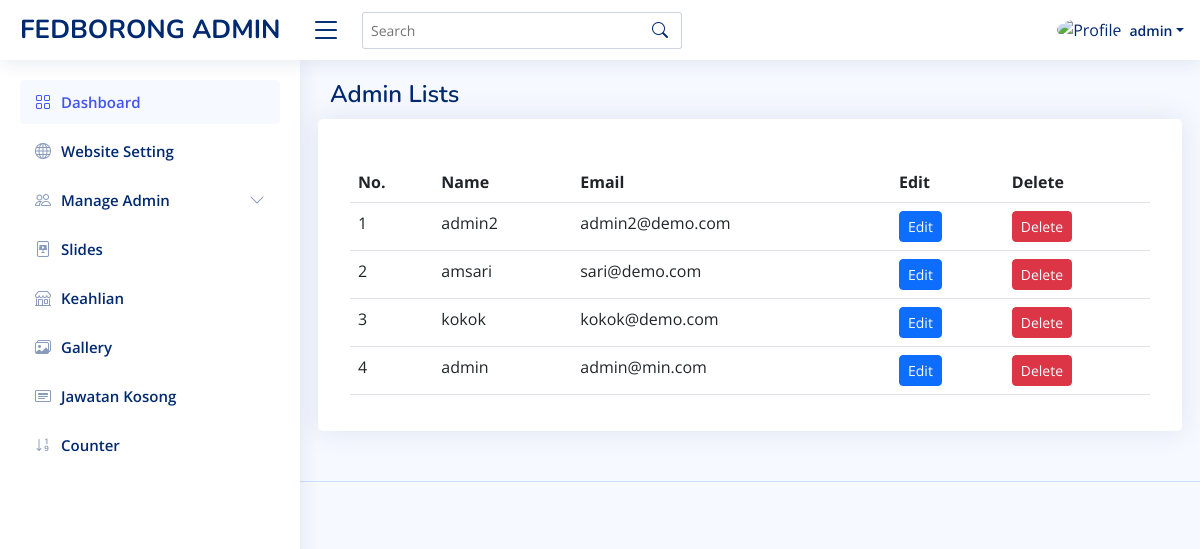
The page /admin-view.php (signed in) on the database as committed earlier.
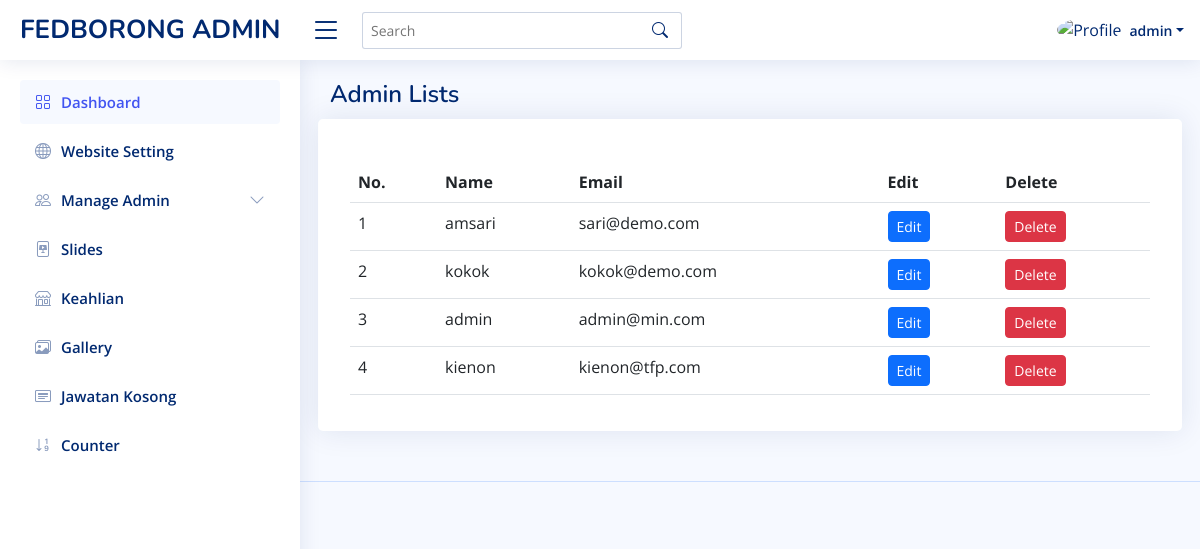
The same page on the database as committed later.
### tables this page shows
CREATE TABLE `user` (
  `id` int(11) NOT NULL,
  `name` varchar(255) NOT NULL,
  `email` varchar(255) NOT NULL,
  `password` varchar(255) NOT NULL,
  `status` tinyint(4) NOT NULL
);

### admin-view.php (the view, shortened to what this page needs)
<?php
    if(isset($_SESSION['username'])) {
?>
<?php
include 'admin/admin-header.php';
require('db_connect.php');
?>
<body>
  <header id="header" class="header fixed-top d-flex align-items-center">
  <div class="d-flex align-items-center justify-content-between">
      <a href="admin-index" class="logo d-flex align-items-center">
        <span class="d-none d-lg-block">FEDBORONG ADMIN</span>
      </a>
      <i class="bi bi-list toggle-sidebar-btn"></i>
    </div>
    <div class="search-bar">
      <form class="search-form d-flex align-items-center" method="POST" action="#">
        <input type="text" name="query" placeholder="Search" title="Enter search keyword">
        <button type="submit" title="Search"><i class="bi bi-search"></i></button>
      </form>
    </div>
    <nav class="header-nav ms-auto">
      <ul class="d-flex align-items-center">
        <li class="nav-item dropdown pe-3">
          <a class="nav-link nav-profile d-flex align-items-center pe-0" href="#" data-bs-toggle="dropdown">
            <img src="admin-assets/img/profile-img.jpg" alt="Profile" class="rounded-circle">
            <span class="d-none d-md-block dropdown-toggle ps-2"><?php echo $_SESSION['username'];  ?></span>
          </a>
        </li>
      </ul>
    </nav>
  </header>
  <aside id="sidebar" class="sidebar">
    <ul class="sidebar-nav" id="sidebar-nav">
      <li class="nav-item">
        <a class="nav-link " href="admin-index">
          <i class="bi bi-grid"></i>
          <span>Dashboard</span>
        </a>
      </li>
      <li class="nav-item">
        <a class="nav-link collapsed" href="#">
          <i class="bi bi-globe"></i>
          <span>Website Setting</span>
        </a>
      </li>
      <li class="nav-item">
        <a class="nav-link collapsed" data-bs-target="#tables-nav" data-bs-toggle="collapse" href="#">
          <i class="bi bi-people"></i><span>Manage Admin</span><i class="bi bi-chevron-down ms-auto"></i>
        </a>
      </li>
      <li class="nav-item">
        <a class="nav-link collapsed" href="#">
          <i class="bi bi-file-slides"></i>
          <span>Slides</span>
        </a>
      </li>
      <li class="nav-item">
        <a class="nav-link collapsed" href="#">
          <i class="bi bi-shop"></i>
          <span>Keahlian</span>
        </a>
      </li>
      <li class="nav-item">
        <a class="nav-link collapsed" href="#">
        <i class="bi bi-images"></i>
          <span>Gallery</span>
        </a>
      </li>
      <li class="nav-item">
        <a class="nav-link collapsed" href="#">
          <i class="bi bi-card-heading"></i>
          <span>Jawatan Kosong</span>
        </a>
      </li>
      <li class="nav-item">
        <a class="nav-link collapsed" href="#">
          <i class="bi bi-sort-numeric-down"></i>
          <span>Counter</span>
        </a>
      </li>
    </ul>
  </aside>
  <main id="main" class="main">
  <div class="pagetitle">
      <h1>Admin Lists</h1>
    </div>
    <section class="section">
      <div class="row">
      <div class="card">
            <div class="card-body">
              <h5 class="card-title"></h5>
              <table class="table">
                <thead>
                  <tr>
                    <th scope="col">No.</th>
                    <th scope="col">Name</th>
                    <th scope="col">Email</th>
                    <th scope="col">Edit</th>
                    <th scope="col">Delete</th>
                  </tr>
                </thead>
                <tbody>
                  <?php
                  $count=1;
                  $sel_query="Select * from user ORDER BY id desc;";
                  $result = mysqli_query($conn,$sel_query);
                  while($row = mysqli_fetch_assoc($result)) { ?>
                  <tr>
                    <td><?php echo $count; ?></td>
                    <td><?php echo $row['name'] ?></td>
                    <td><?php echo $row['email'] ?></td>
                    <td><a href="admin-edit?id=<?php echo $row['id'] ?>" class="btn btn-primary btn-sm">Edit</a></td>
                    <td>
                    <button type="button" class="btn btn-danger btn-sm" data-bs-toggle="modal" data-bs-target="#verticalycentered-<?php echo $row['id'] ?>">
                     Delete
                    </button>
                    </td>
                  </tr>
                  <?php $count++; } ?>
                </tbody>
              </table>
            </div>
          </div>
      </div>
    </section>
  </main>
  <?php include 'admin/admin-footer.php' ?>
<?php
    } else {
        header("Location: ../Moderna/admin-login?error=login_first");
        exit();
    }
 ?>

### admin/admin-header.php (shortened to what this page needs)
<!DOCTYPE html>
<html lang="en">
<head>
  <link href="admin-assets/vendor/bootstrap/css/bootstrap.min.css" rel="stylesheet">
  <link href="admin-assets/vendor/bootstrap-icons/bootstrap-icons.css" rel="stylesheet">
  <link href="admin-assets/vendor/boxicons/css/boxicons.min.css" rel="stylesheet">
  <link href="admin-assets/vendor/quill/quill.snow.css" rel="stylesheet">
  <link href="admin-assets/vendor/quill/quill.bubble.css" rel="stylesheet">
  <link href="admin-assets/vendor/remixicon/remixicon.css" rel="stylesheet">
  <link href="admin-assets/vendor/simple-datatables/style.css" rel="stylesheet">
  <link href="admin-assets/css/style.css" rel="stylesheet">
</head>
<body>

### admin/admin-footer.php (shortened to what this page needs)
<footer id="footer" class="footer">
    </footer>
  </body>
  </html>

### admin-assets/css/style.css (style rules this page uses)
:root { scroll-behavior: smooth; }
body { font-family: "Open Sans", sans-serif; background: #f6f9ff; color: #444444; }
a { color: #4154f1; text-decoration: none; }
h1, h2, h3, h4, h5, h6 { font-family: "Nunito", sans-serif; }
#main { margin-top: 60px; padding: 20px 30px; transition: all 0.3s; }
.pagetitle { margin-bottom: 10px; }
.pagetitle h1 { font-size: 24px; margin-bottom: 0; font-weight: 600; color: #012970; }
.card { margin-bottom: 30px; border: none; border-radius: 5px; box-shadow: 0px 0 30px rgba(1, 41, 112, 0.1); }
.card-title { padding: 20px 0 15px 0; font-size: 18px; font-weight: 500; color: #012970; font-family: "Poppins", sans-serif; }
.card-body { padding: 0 20px 20px 20px; }
.logo { line-height: 1; }
@media (min-width: 1200px) { .logo { width: 280px; } }
.logo span { font-size: 26px; font-weight: 700; color: #012970; font-family: "Nunito", sans-serif; }
.header { transition: all 0.5s; z-index: 997; height: 60px; box-shadow: 0px 2px 20px rgba(1, 41, 112, 0.1); background-color: #fff; padding-left: 20px; }
.header .toggle-sidebar-btn { font-size: 32px; padding-left: 10px; cursor: pointer; color: #012970; }
.header .search-bar { min-width: 360px; padding: 0 20px; }
.header .search-form { width: 100%; }
.header .search-form input { border: 0; font-size: 14px; color: #012970; border: 1px solid rgba(1, 41, 112, 0.2); padding: 7px 38px 7px 8px; border-radius: 3px; transition: 0.3s; width: 100%; }
.header .search-form button { border: 0; padding: 0; margin-left: -30px; background: none; }
.header .search-form button i { color: #012970; }
.header-nav ul { list-style: none; }
.header-nav>ul { margin: 0; padding: 0; }
.header-nav .nav-profile { color: #012970; }
.header-nav .nav-profile img { max-height: 36px; }
.header-nav .nav-profile span { font-size: 14px; font-weight: 600; }
.sidebar { position: fixed; top: 60px; left: 0; bottom: 0; width: 300px; z-index: 996; transition: all 0.3s; padding: 20px; overflow-y: auto; scrollbar-width: thin; scrollbar-color: #aab7cf transparent; box-shadow: 0px 0px 20px rgba(1, 41, 112, 0.1); background-color: #fff; }
@media (min-width: 1200px) { #main, #footer { margin-left: 300px; } }
.sidebar-nav { padding: 0; margin: 0; list-style: none; }
.sidebar-nav li { padding: 0; margin: 0; list-style: none; }
.sidebar-nav .nav-item { margin-bottom: 5px; }
.sidebar-nav .nav-link { display: flex; align-items: center; font-size: 15px; font-weight: 600; color: #4154f1; transition: 0.3; background: #f6f9ff; padding: 10px 15px; border-radius: 4px; }
.sidebar-nav .nav-link i { font-size: 16px; margin-right: 10px; color: #4154f1; }
.sidebar-nav .nav-link.collapsed { color: #012970; background: #fff; }
.sidebar-nav .nav-link.collapsed i { color: #899bbd; }
.sidebar-nav .nav-link .bi-chevron-down { margin-right: 0; transition: transform 0.2s ease-in-out; }
.footer { padding: 20px 0; font-size: 14px; transition: all 0.3s; border-top: 1px solid #cddfff; }

Rows that differ between the two databases and show on the page:
removed user: name "admin2", email "admin2@demo.com"
added user: name "kienon", email "kienon@tfp.com"
